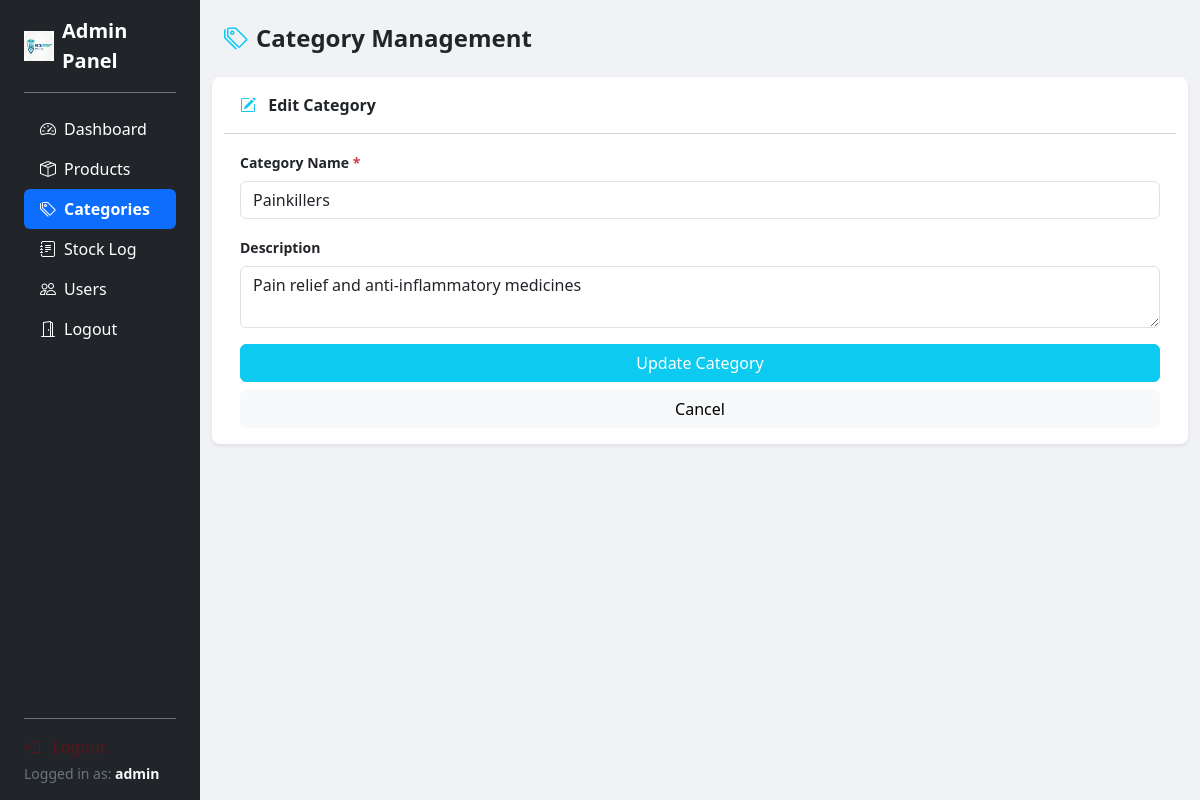
Page /add_categories.php?action=edit&id=1 (signed in) on the committed database.
### tables this page shows
CREATE TABLE IF NOT EXISTS categories (
    id INT UNSIGNED AUTO_INCREMENT PRIMARY KEY,
    name VARCHAR(100) NOT NULL UNIQUE,
    description TEXT,
    created_at TIMESTAMP DEFAULT CURRENT_TIMESTAMP
);

### add_categories.php (the view, shortened to what this page needs)
<?php
require_once 'db.php';
$is_edit = false;
$category = [
    'id' => '',
    'name' => '',
    'description' => ''
];
if (isset($_GET['action']) && $_GET['action'] === 'edit' && isset($_GET['id'])) {
    $id = (int)$_GET['id'];
    $res = mysqli_query($conn, "SELECT * FROM categories WHERE id = $id");
    if ($row = mysqli_fetch_assoc($res)) {
        $is_edit = true;
        $category = $row;
    }
}
?>
<!DOCTYPE html>
<html lang="en">
<head>
    <link href="https://cdn.jsdelivr.net/npm/bootstrap@5.3.3/dist/css/bootstrap.min.css" rel="stylesheet">
    <link href="https://cdn.jsdelivr.net/npm/bootstrap-icons@1.11.3/font/bootstrap-icons.css" rel="stylesheet">
</head>
<body>
<div class="container-fluid">
    <div class="row flex-nowrap">
        <?php require_once 'includes/sidebar.php'; ?>
        <div class="col py-4 px-4">
            <h4 class="fw-bold mb-4"><i class="bi bi-tags me-2 text-info"></i>Category Management</h4>
            <div class="row g-4">
                    <div class="card shadow-sm border-0 rounded-3">
                        <div class="card-header bg-white fw-semibold py-3">
                            <i class="bi <?= $is_edit ? 'bi-pencil-square' : 'bi-plus-circle' ?> me-2 text-info"></i>
                            <?= $is_edit ? 'Edit Category' : 'Add New Category' ?>
                        </div>
                        <div class="card-body">
                            <form method="POST" action="add_categories.php">
                                <div class="mb-3">
                                    <label class="form-label fw-semibold small">Category Name <span class="text-danger">*</span></label>
                                    <input type="text" name="name" class="form-control"
                                           value="<?= htmlspecialchars($is_edit ? $category['name'] : ($_POST['name'] ?? '')) ?>" required>
                                </div>
                                <div class="mb-3">
                                    <label class="form-label fw-semibold small">Description</label>
                                    <textarea name="description" class="form-control" rows="2"><?= htmlspecialchars($is_edit ? $category['description'] : ($_POST['description'] ?? '')) ?></textarea>
                                </div>
                                <button type="submit" class="btn btn-info w-100 text-white">
                                    <?= $is_edit ? 'Update Category' : 'Add Category' ?>
                                </button>
                                <?php if($is_edit): ?>
                                    <a href="categories.php" class="btn btn-light w-100 mt-2">Cancel</a>
                                <?php endif; ?>
                            </form>
                        </div>
                    </div>
                </div>
            </div>
        </div>
    </div>
</body>
</html>

### add_categories.php (style rules this page uses)
body { background-color: #f0f2f5; }

### rows in the picture
categories: name "Painkillers", description "Pain relief and anti-inflammatory medicines"

### other values in the picture
$label "Dashboard Products Categories Stock Log Users Logout"
$_SESSION['username'] "admin"
